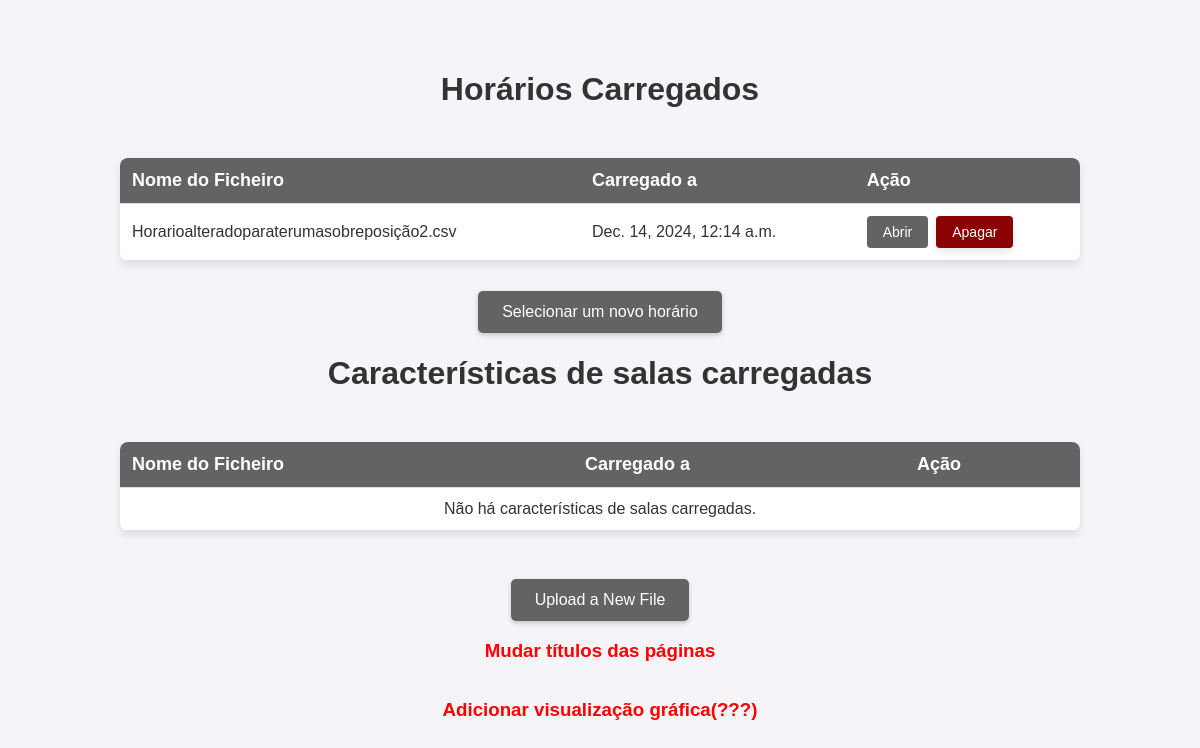
/, run on an earlier commit of the app's database.
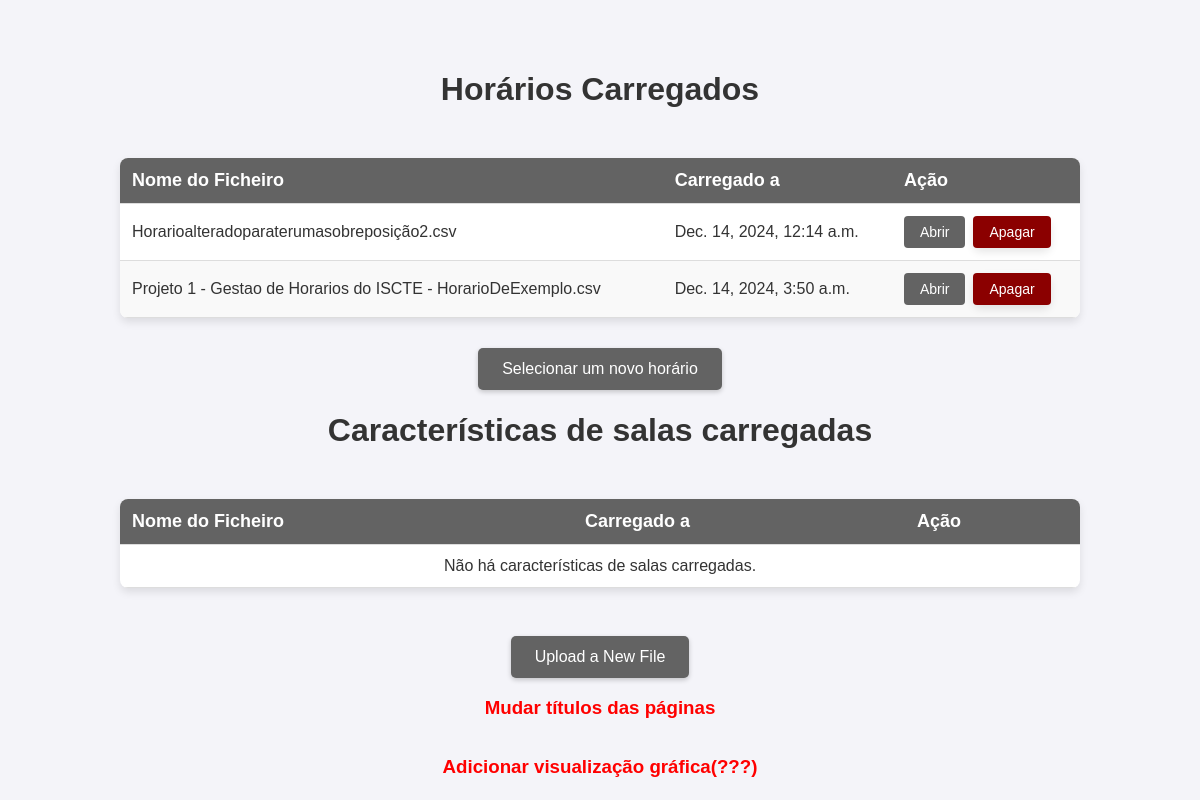
And on a later commit of the database.
### horariomanagerapp/models.py (models this page shows, shortened)
class Schedule(models.Model):
    name = models.CharField(max_length=200)  # Schedule name
    file = models.FileField(upload_to='schedules/')  # Upload path
    uploaded_at = models.DateTimeField(auto_now_add=True)  # Timestamp

### horariomanagerapp/views.py (the view)
# urls.py: path('', views.schedule_list, name='schedule_list'),
def schedule_list(request):
    schedules = Schedule.objects.all()
    characteristics = Characteristics.objects.last()
    return render(request, 'schedule_list.html', {'schedules': schedules, 'characteristics': characteristics})

### horariomanagerapp/templates/schedule_list.html (shortened to what this page needs)
<!DOCTYPE html>
<html lang="en">
<head>
    {% load static %}
    <link rel="stylesheet" type="text/css" href="{% static 'horariomanagerapp/style.css' %}">
</head>
<body>
    <h1>Horários Carregados</h1>
    <table class="schedule-table">
    <thead>
        <tr>
            <th>Nome do Ficheiro</th>
            <th>Carregado a</th>
            <th>Ação</th>
        </tr>
    </thead>
    <tbody>
        {% if schedules %}
            {% for schedule in schedules %}
                <tr>
                    <td>{{ schedule.name }}</td>
                    <td>{{ schedule.uploaded_at }}</td>
                    <td>
                        <div class="button-container">
                            <a href="{% url 'schedule_detail' schedule.id %}" class="view-btn">Abrir</a>
                            <form method="POST" action="{% url 'delete_schedule' schedule.id %}" class="inline-form">
                                <button type="submit" class="table-delete-btn" onclick="return confirmDelete('{{ schedule.name|escapejs }}');">Apagar</button>
                            </form>
                        </div>
                    </td>
                </tr>
            {% endfor %}
        {% else %}
            <tr>
                <td colspan="3" style="text-align: center;">Não há horários carregados.</td>
            </tr>
        {% endif %}
    </tbody>
</table>
    <a href="{% url 'upload_schedule' %}" class="custom-file-input" style="text-decoration: none;">Selecionar um novo horário</a>
        <h1>Características de salas carregadas</h1>
    <table class="schedule-table">
        <thead>
            <tr>
                <th>Nome do Ficheiro</th>
                <th>Carregado a</th>
                <th>Ação</th>
            </tr>
        </thead>
        <tbody>
            {% if characteristics %}
                    <tr>
                        <td>{{ characteristics.name }}</td>
                        <td>{{ characteristics.uploaded_at }}</td>
                        <td>
                            <div class="button-container">
                                <a href="{{ characteristics.file.url }}" target="_blank" class="view-btn">Abrir</a>
                                <form method="POST" action="{% url 'delete_characteristics' characteristics.id %}" class="inline-form">
                                    {% csrf_token %}
                                    <button type="submit" class="table-delete-btn" onclick="return confirmDelete('{{ characteristics.name|escapejs }}');">Apagar</button>
                                </form>
                            </div>
                        </td>
                    </tr>
            {% else %}
                <tr>
                    <td colspan="3" style="text-align: center;">Não há características de salas carregadas.</td>
                </tr>
            {% endif %}
        </tbody>
    </table>
    <br><a href="{% url 'upload_characteristics' %}" class="custom-file-input" style="text-decoration: none;" id="uploadLink">Upload a New File</a>
<h3 style="color: red">Mudar títulos das páginas</h3>
<h3 style="color: red">Adicionar visualização gráfica(???)</h3>
</body>
</html>

What changed in the data, as far as the page shows it:
added Schedule: name "Projeto 1 - Gestao de Horarios do ISCTE - HorarioDeExemplo.csv", uploaded_at "Dec. 14, 2024, 3:50 a.m."
